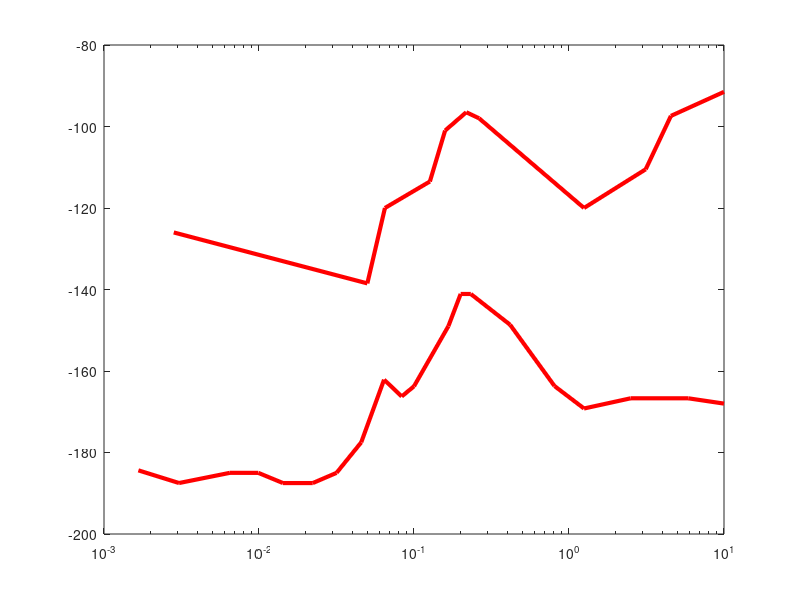

The MATLAB source for this figure:
clc;clear;
close all

% 定义NLNM和NHNM数据
NLNM_T = [600, 328, 154, 101, 70, 45, 31.6, 21.9, 15.6, ...
          12, 10, 6, 5, 4.3, 2.4, 1.24, 0.8, 0.4, 0.17, 0.1];
NLNM_DB = [-184.381, -187.491, -184.987, -185, -187.5, -187.5, -184.995, -177.505, ...
           -162.129, -166.247, -163.750, -148.999, -141.096, -141.1, -148.646, -163.697, ...
           -169.201, -166.697, -166.7, -168];
NHNM_T = [354.8, 20, 15.4, 7.9, 6.3, 4.6, 3.8, 0.8, 0.32, 0.22, 0.1];
NHNM_DB = [-126, -138.5, -120, -113.5, -101, -96.5, -98, -120, -110.5, -97.4, -91.5];

% 将NLNM_T和NHNM_T转换为频率
NLNM_F = 1 ./ NLNM_T;
NHNM_F = 1 ./ NHNM_T;

figure();
semilogx(NLNM_F, NLNM_DB, 'r','LineWidth', 3, 'DisplayName', 'NLNM');
hold on
semilogx(NHNM_F, NHNM_DB,  'r','LineWidth', 3, 'DisplayName', 'NHNM');

